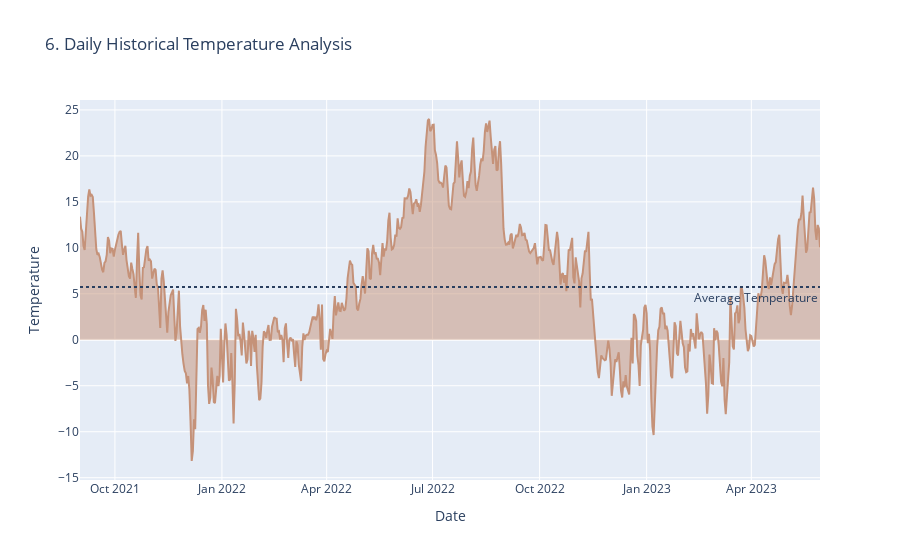

Notebook code for this chart:
### Markdown cell above
<div class="alert alert-block alert-info">
<h3 style="font-family:  'Garamond', 'Lucida Sans', sans-serif; text-align: center; color:#164863;  font-weight: bold; font-size: 24px;">   About 'historical_weather.csv':  </h3>
<b>datetime</b> <br>
<b>temperature</b> <br>
<b>dewpoint</b> <br>
<b>rain:</b> Different from the forecast conventions. The rain from large scale weather systems of the preceding hour in millimeters.<br>
<b>snowfall:</b>Different from the forecast conventions. Snowfall over the preceding hour in centimeters. <br>
<b>surface_pressure:</b> The air pressure at surface in hectopascals.<br>
<b>cloudcover_[low/mid/high/total]:</b> Different from the forecast conventions.<br>
<b>windspeed_10m:</b> The wind speed at 10 meters above ground in meters per second.<br>
<b>winddirection_10m:</b> The wind direction at 10 meters above ground in degrees.<br>
<b>shortwave_radiation:</b> The global horizontal irradiation in watt-hours per square meter.<br>
<b>direct_solar_radiation</b> <br>
<b>diffuse_radiation:</b> The diffuse solar irradiation in watt-hours per square meter.<br>
<b>[latitude/longitude]:</b> -The coordinates of the weather station.
</div>

### Code cell
fig = px.area(daily, x=daily.index, y="temperature",
              title='6. Daily Historical Temperature Analysis')
fig.add_hline(y=meanTemp, line_dash="dot",
              annotation_text="Average Temperature", annotation_position="bottom right")
fig.update_traces(line_color='#C59279')
fig.update_layout(xaxis_title="Date", yaxis_title="Temperature",
                  legend=dict(orientation="h", yanchor="bottom", y=1.02, xanchor="right", x=1))
fig.show()

### Figure 1 — Plotly figure (JSON) as saved in the notebook; plotly's stock layout.template omitted (floating-point values rounded to 4 significant figures; data arrays with more than 128 entries replaced by an {"elided": "..."} marker saying what was removed)
{"data": [{"fillpattern": {"shape": ""}, "hovertemplate": "datetime=%{x}<br>temperature=%{y}<extra></extra>", "legendgroup": "", "line": {"color": "#C59279"}, "marker": {"symbol": "circle"}, "mode": "lines", "name": "", "orientation": "v", "showlegend": false, "stackgroup": "1", "type": "scatter", "x": {"elided": "637 str values"}, "xaxis": "x", "y": {"elided": "637 float values"}, "yaxis": "y"}], "layout": {"annotations": [{"showarrow": false, "text": "Average Temperature", "x": 1, "xanchor": "right", "xref": "x domain", "y": 5.741, "yanchor": "top", "yref": "y"}], "legend": {"orientation": "h", "tracegroupgap": 0, "x": 1, "xanchor": "right", "y": 1.02, "yanchor": "bottom"}, "shapes": [{"line": {"dash": "dot"}, "type": "line", "x0": 0, "x1": 1, "xref": "x domain", "y0": 5.741, "y1": 5.741, "yref": "y"}], "title": {"text": "6. Daily Historical Temperature Analysis"}, "xaxis": {"anchor": "y", "domain": [0.0, 1.0], "title": {"text": "Date"}}, "yaxis": {"anchor": "x", "domain": [0.0, 1.0], "title": {"text": "Temperature"}}}}
